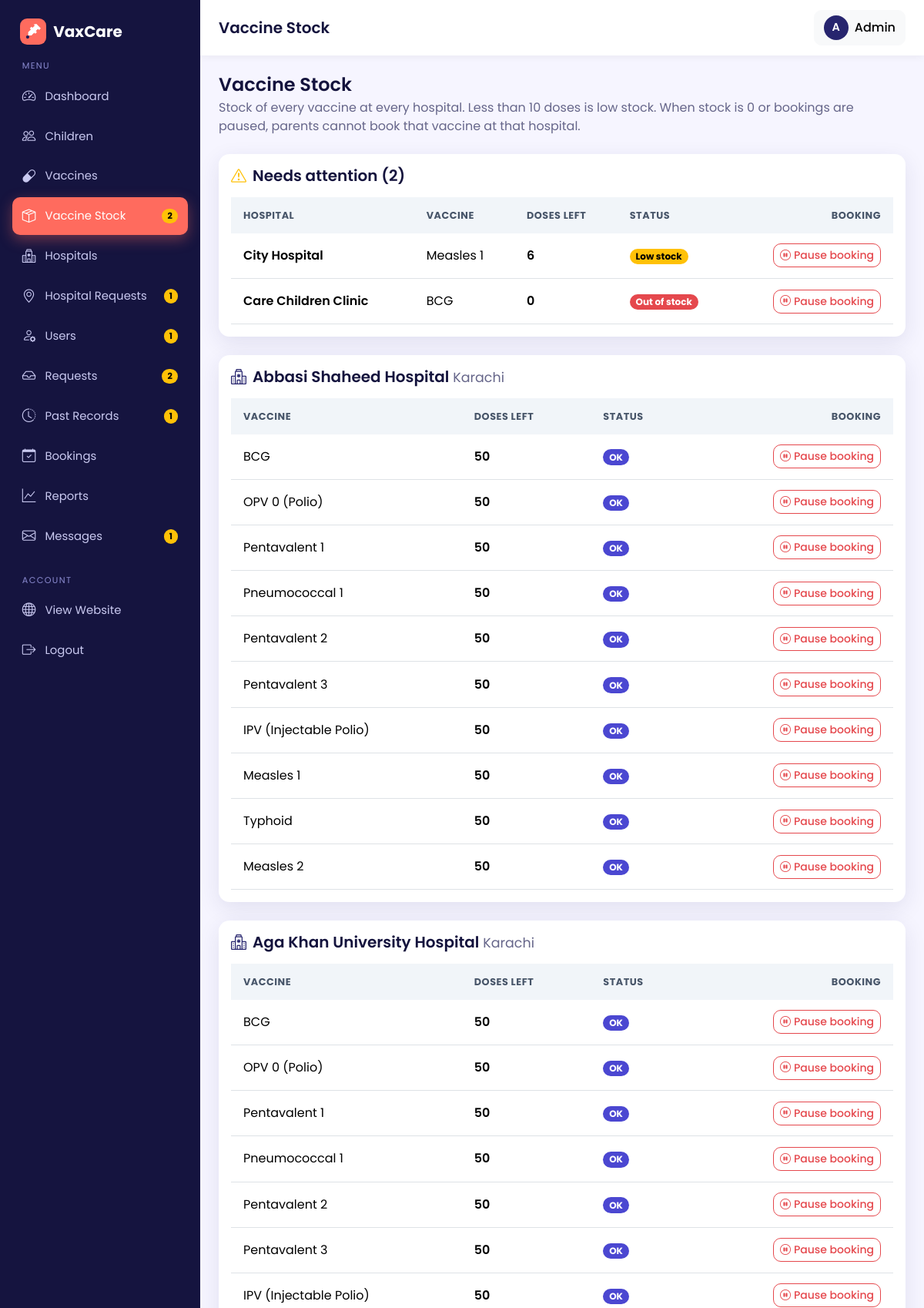
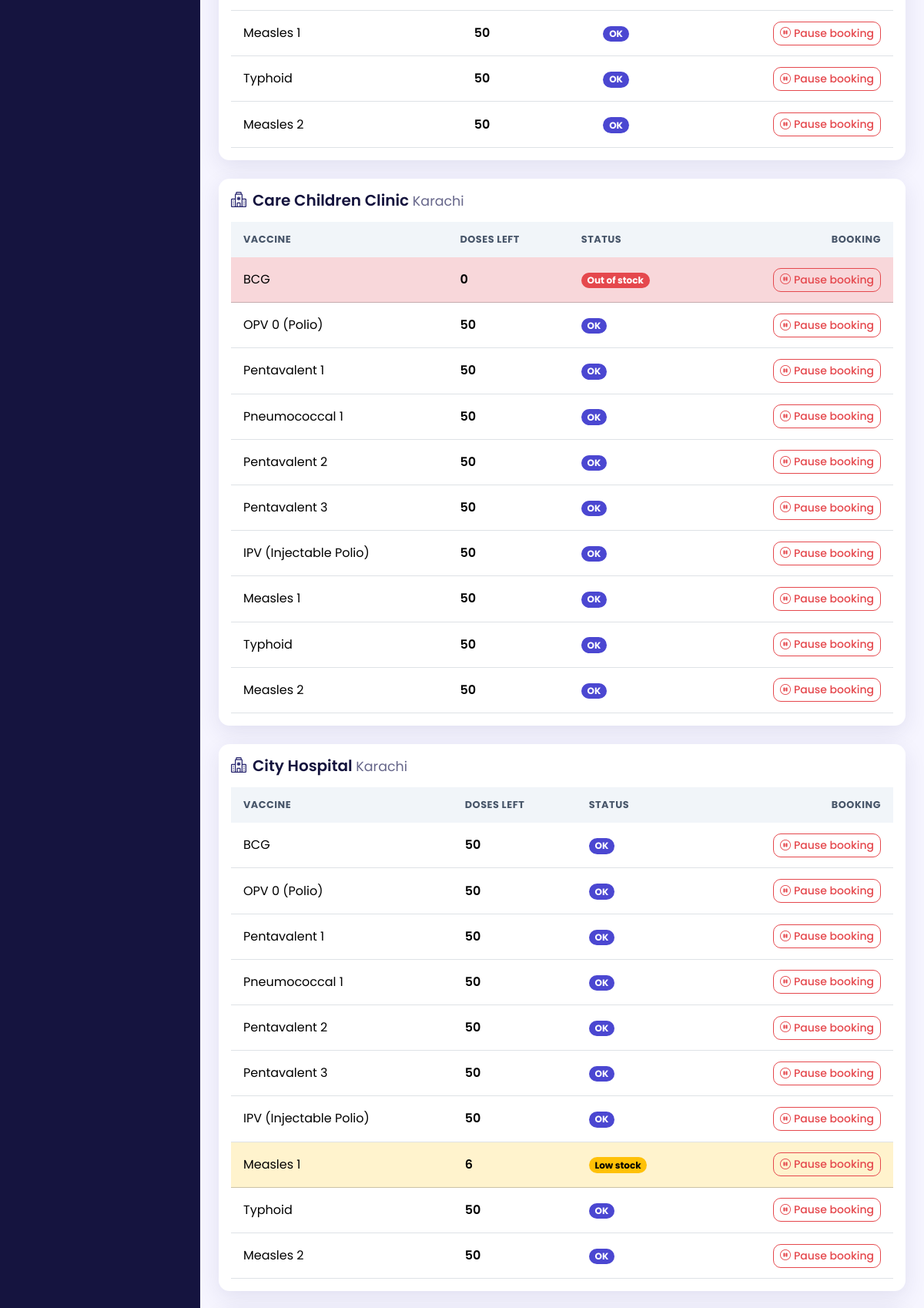
/admin/stock.php (signed in, upper part), run on the app's committed database (2 pictures, top to bottom).
### tables this page shows
CREATE TABLE vaccine_stock (
  id INT AUTO_INCREMENT PRIMARY KEY,
  hospital_id INT NOT NULL,
  vaccine_id INT NOT NULL,
  quantity INT NOT NULL DEFAULT 0,                     
  booking_paused TINYINT(1) NOT NULL DEFAULT 0,        
  FOREIGN KEY (hospital_id) REFERENCES hospitals(id) ON DELETE CASCADE,
  FOREIGN KEY (vaccine_id)  REFERENCES vaccines(id)  ON DELETE CASCADE,
  UNIQUE KEY uniq_hospital_vaccine (hospital_id, vaccine_id)    
);

CREATE TABLE hospitals (
  id INT AUTO_INCREMENT PRIMARY KEY,
  user_id INT NULL,                          
  hospital_name VARCHAR(150) NOT NULL,
  address VARCHAR(255) NOT NULL,
  location VARCHAR(100) NOT NULL,            
  phone VARCHAR(20),
  license_no VARCHAR(60) NULL,                       
  contact_email VARCHAR(120) NULL,                   
  latitude DECIMAL(10,7) NULL,                       
  longitude DECIMAL(10,7) NULL,
  invite_token VARCHAR(64) NULL,                     
  FOREIGN KEY (user_id) REFERENCES users(id) ON DELETE SET NULL,
  UNIQUE KEY uniq_invite (invite_token)
);

CREATE TABLE vaccines (
  id INT AUTO_INCREMENT PRIMARY KEY,
  vaccine_name VARCHAR(120) NOT NULL,
  description VARCHAR(255),
  recommended_age VARCHAR(50),               
  recommended_age_days INT NOT NULL DEFAULT 0,
  availability ENUM('available','unavailable') NOT NULL DEFAULT 'available'
);

### admin/stock.php (the view, shortened to what this page needs)
<?php
require_once __DIR__ . '/../config/db.php';
$hospitals = $pdo->query('SELECT id, hospital_name, location FROM hospitals ORDER BY hospital_name')->fetchAll();
$vaccines  = $pdo->query('SELECT id, vaccine_name FROM vaccines ORDER BY recommended_age_days ASC, id ASC')->fetchAll();
$stockMap = [];
foreach ($pdo->query('SELECT hospital_id, vaccine_id, quantity, booking_paused FROM vaccine_stock')->fetchAll() as $s) {
    $stockMap[(int)$s['hospital_id']][(int)$s['vaccine_id']] = $s;
}
$hospitalNames = [];
foreach ($hospitals as $h) {
    $hospitalNames[(int)$h['id']] = $h['hospital_name'];
}
$alerts = [];
foreach ($stockMap as $hid => $byVaccine) {
    foreach ($byVaccine as $vid => $s) {
        if ((int)$s['quantity'] < LOW_STOCK || (int)$s['booking_paused'] === 1) {
            $alerts[] = ['hospital_id' => $hid, 'vaccine_id' => $vid] + $s;
        }
    }
}
$vaccineNames = [];
foreach ($vaccines as $v) {
    $vaccineNames[(int)$v['id']] = $v['vaccine_name'];
}
function stock_badge($quantity)
{
    $q = (int)$quantity;
    if ($q <= 0) {
        return '<span class="badge rounded-pill text-bg-danger">Out of stock</span>';
    }
    if ($q < LOW_STOCK) {
        return '<span class="badge rounded-pill text-bg-warning">Low stock</span>';
    }
    return '<span class="badge rounded-pill text-bg-success">OK</span>';
}
require_once __DIR__ . '/../includes/admin_header.php';
?>
<div class="mb-4">
  <h4 class="mb-1">Vaccine Stock</h4>
  <p class="text-muted mb-0">Stock of every vaccine at every hospital. Less than <?= LOW_STOCK ?> doses is low stock. When stock is 0 or bookings are paused, parents cannot book that vaccine at that hospital.</p>
</div>
<div class="card mb-4">
  <div class="card-body">
    <h5 class="mb-3"><i class="bi bi-exclamation-triangle me-2 text-warning"></i>Needs attention (<?= count($alerts) ?>)</h5>
    <?php if (!$alerts): ?>
      <p class="text-muted mb-0">All hospitals have enough stock. Nothing to worry about.</p>
    <?php else: ?>
      <div class="table-responsive">
        <table class="table table-hover table-stack mb-0">
          <thead>
            <tr><th>Hospital</th><th>Vaccine</th><th>Doses left</th><th>Status</th><th class="text-end">Booking</th></tr>
          </thead>
          <tbody>
            <?php foreach ($alerts as $a): ?>
              <tr>
                <td data-label="Hospital" class="fw-semibold"><?= e($hospitalNames[$a['hospital_id']] ?? '-') ?></td>
                <td data-label="Vaccine"><?= e($vaccineNames[$a['vaccine_id']] ?? '-') ?></td>
                <td data-label="Doses left" class="fw-semibold"><?= (int)$a['quantity'] ?></td>
                <td data-label="Status">
                  <?= stock_badge($a['quantity']) ?>
                </td>
                <td class="text-end">
                  <form method="post" class="d-inline">
                    <button type="submit" class="btn btn-sm <?= (int)$a['booking_paused'] === 1 ? 'btn-outline-success' : 'btn-outline-danger' ?>">
                      <i class="bi bi-<?= (int)$a['booking_paused'] === 1 ? 'play-circle' : 'pause-circle' ?> me-1"></i><?= (int)$a['booking_paused'] === 1 ? 'Resume booking' : 'Pause booking' ?>
                    </button>
                  </form>
                </td>
              </tr>
            <?php endforeach; ?>
          </tbody>
        </table>
      </div>
    <?php endif; ?>
  </div>
</div>
<?php foreach ($hospitals as $h): ?>
  <div class="card mb-4">
    <div class="card-body">
      <h5 class="mb-3"><i class="bi bi-hospital me-2 text-primary"></i><?= e($h['hospital_name']) ?> <small class="text-muted fw-normal"><?= e($h['location']) ?></small></h5>
      <div class="table-responsive">
        <table class="table table-hover table-stack mb-0">
          <thead>
            <tr><th>Vaccine</th><th>Doses left</th><th>Status</th><th class="text-end">Booking</th></tr>
          </thead>
          <tbody>
            <?php foreach ($vaccines as $v): ?>
              <?php
                $s       = $stockMap[(int)$h['id']][(int)$v['id']] ?? null;
                $qty     = $s === null ? null : (int)$s['quantity'];
                $paused  = $s !== null && (int)$s['booking_paused'] === 1;
                $rowCls  = $qty === 0 ? 'table-danger' : ($qty !== null && $qty < LOW_STOCK ? 'table-warning' : '');
              ?>
              <tr class="<?= $rowCls ?>">
                <td data-label="Vaccine"><?= e($v['vaccine_name']) ?></td>
                <td data-label="Doses left" class="fw-semibold"><?= $qty === null ? '-' : $qty ?></td>
                <td data-label="Status">
                  <?= stock_badge($qty) ?>
                </td>
                <td class="text-end">
                  <form method="post" class="d-inline">
                    <button type="submit" class="btn btn-sm <?= $paused ? 'btn-outline-success' : 'btn-outline-danger' ?>">
                      <i class="bi bi-<?= $paused ? 'play-circle' : 'pause-circle' ?> me-1"></i><?= $paused ? 'Resume booking' : 'Pause booking' ?>
                    </button>
                  </form>
                </td>
              </tr>
            <?php endforeach; ?>
          </tbody>
        </table>
      </div>
    </div>
  </div>
<?php endforeach; ?>
<?php require_once __DIR__ . '/../includes/admin_footer.php'; ?>

### assets/css/style.css (style rules this page uses)
:root { --brand: #27256e; --brand-dark: #1c1b57; --brand-light: #e8e7ff; --accent: #2563eb; --bg: #f6f5ff; --text: #1f2937; --muted: #6b7280; --radius: 14px; --shadow: 0 6px 24px rgba(39,37,110, 0.10); --bs-primary: #27256e; --bs-primary-rgb: 39, 37, 110; --bs-link-color: #27256e; --bs-link-hover-color: #1c1b57; --bs-body-font-family: 'Poppins', system-ui, sans-serif; --bs-body-color: var(--text); }
html { scroll-behavior: smooth; }
body { font-family: 'Poppins', system-ui, sans-serif; background: var(--bg); color: var(--text); min-height: 100vh; display: flex; flex-direction: column; }
h1, h2, h3, h4, h5, h6 { font-weight: 600; color: #0f172a; }
.text-muted { color: var(--muted) !important; }
.btn { border-radius: 10px; font-weight: 500; transition: all .2s ease; }
.card { border: 0; border-radius: var(--radius); box-shadow: var(--shadow); }
.table thead th { background: #f1f5f9; font-size: .8rem; text-transform: uppercase; letter-spacing: .04em; color: #475569; border-bottom: 0; white-space: nowrap; }
.table > :not(caption) > * > * { padding: .85rem 1rem; vertical-align: middle; }
body.admin-body { display: block; background: var(--bg); }
:root { --bs-primary-bg-subtle: #e8e7ff; --bs-primary-text-emphasis: #27256e; }
html { scroll-padding-top: 80px; }
:root { --brand: #27256e; --brand-dark: #1c1b57; --brand-light: #e8e7ff; --indigo: #4b47d1; --coral: #ff6b5e; --coral-dark: #e9554a; --teal: #2a9df4; --bg: #f6f5ff; --text: #14133d; --muted: #66668a; --navy-deep: #15143f; --shadow: 0 8px 28px rgba(39,37,110,.10); --bs-primary: #27256e; --bs-primary-rgb: 39, 37, 110; --bs-link-color: #27256e; --bs-link-hover-color: #1c1b57; --bs-primary-bg-subtle: #e8e7ff; --bs-primary-text-emphasis: #27256e; --bs-body-color: #14133d; }
h1, h2, h3, h4, h5, h6 { color: var(--text); }
:root { --teal: #2a9df4; --bs-success: #4b47d1; --bs-success-rgb: 75, 71, 209; --bs-success-bg-subtle: #e8e7ff; --bs-success-border-subtle: #c9c7ff; --bs-success-text-emphasis: #27256e; --bs-danger: #e5484d; --bs-danger-rgb: 229, 72, 77; --bs-danger-bg-subtle: #ffe6e7; --bs-danger-border-subtle: #ffc9cb; --bs-danger-text-emphasis: #8f1d22; --bs-info: #2a9df4; --bs-info-rgb: 42, 157, 244; --bs-info-bg-subtle: #e3f3ff; --bs-info-border-subtle: #b9e0fc; --bs-info-text-emphasis: #0c5a96; }
.btn { font-weight: 500; }
.btn-outline-danger { --bs-btn-color: #e5484d; --bs-btn-border-color: #e5484d; --bs-btn-hover-bg: #e5484d; --bs-btn-hover-border-color: #e5484d; --bs-btn-active-bg: #e5484d; --bs-btn-active-border-color: #e5484d; }

### data on the page
vaccine_stock: hospital "City Hospital", vaccine "Measles 1", quantity "6", shows "Low stock", booking_paused 0 (drawn)
vaccine_stock: hospital "Care Children Clinic", vaccine "BCG", quantity "0", shows "Out of stock", booking_paused 0 (drawn)
hospitals: hospital_name "Abbasi Shaheed Hospital", location "Karachi", id.quantity "50"
vaccines: vaccine_name "BCG", shows "Pause booking", shows "Out of stock"
vaccines: vaccine_name "OPV 0 (Polio)", shows "Pause booking"
vaccines: vaccine_name "Pentavalent 1", shows "Pause booking"
vaccines: vaccine_name "Pneumococcal 1", shows "Pause booking"
vaccines: vaccine_name "Pentavalent 2", shows "Pause booking"
vaccines: vaccine_name "Pentavalent 3", shows "Pause booking"
vaccines: vaccine_name "IPV (Injectable Polio)", shows "Pause booking"
vaccines: vaccine_name "Measles 1", shows "Pause booking", shows "Low stock"
vaccines: vaccine_name "Typhoid", shows "Pause booking"
vaccines: vaccine_name "Measles 2", shows "Pause booking"
hospitals: hospital_name "Aga Khan University Hospital", location "Karachi", id.quantity "50"
hospitals: hospital_name "Care Children Clinic", location "Karachi", id.quantity "0", id.quantity "50"
hospitals: hospital_name "City Hospital", location "Karachi", id.quantity "50", id.quantity "6"

### other printed values
APP_NAME "VaxCare"
$label "Dashboard"
$label "Children"
$label "Vaccines"
$label "Vaccine Stock"
$badges[$file] "2"
$label "Hospitals"
$label "Hospital Requests"
$badges[$file] "1"
$label "Users"
$label "Requests"
$label "Past Records"
$label "Bookings"
$label "Reports"
$label "Messages"
